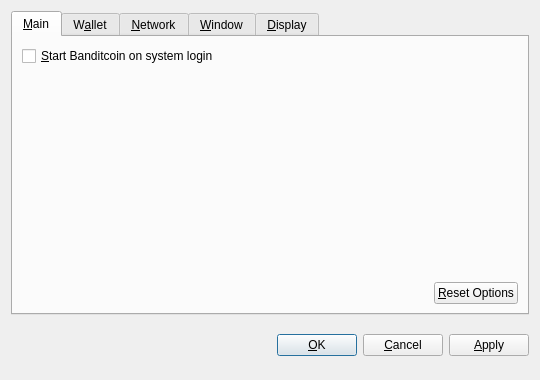
<?xml version="1.0" encoding="UTF-8"?>
<ui version="4.0">
 <class>OptionsDialog</class>
 <widget class="QDialog" name="OptionsDialog">
  <property name="geometry">
   <rect>
    <x>0</x>
    <y>0</y>
    <width>540</width>
    <height>380</height>
   </rect>
  </property>
  <property name="windowTitle">
   <string>Options</string>
  </property>
  <property name="modal">
   <bool>true</bool>
  </property>
  <layout class="QVBoxLayout" name="verticalLayout">
   <item>
    <widget class="QTabWidget" name="tabWidget">
     <property name="tabPosition">
      <enum>QTabWidget::North</enum>
     </property>
     <property name="currentIndex">
      <number>0</number>
     </property>
     <widget class="QWidget" name="tabMain">
      <attribute name="title">
       <string>&amp;Main</string>
      </attribute>
      <layout class="QVBoxLayout" name="verticalLayout_Main">
       <item>
        <widget class="QCheckBox" name="bitcoinAtStartup">
         <property name="toolTip">
          <string>Automatically start Banditcoin after logging in to the system.</string>
         </property>
         <property name="text">
          <string>&amp;Start Banditcoin on system login</string>
         </property>
        </widget>
       </item>
       <item>
        <spacer name="verticalSpacer_Main">
         <property name="orientation">
          <enum>Qt::Vertical</enum>
         </property>
         <property name="sizeHint" stdset="0">
          <size>
           <width>20</width>
           <height>40</height>
          </size>
         </property>
        </spacer>
       </item>
       <item>
        <layout class="QHBoxLayout" name="horizontalLayout_2_Main">
         <item>
          <spacer name="horizontalSpacer_2_Main">
           <property name="orientation">
            <enum>Qt::Horizontal</enum>
           </property>
           <property name="sizeHint" stdset="0">
            <size>
             <width>40</width>
             <height>20</height>
            </size>
           </property>
          </spacer>
         </item>
         <item>
          <widget class="QPushButton" name="resetButton">
           <property name="toolTip">
            <string>Reset all client options to default.</string>
           </property>
           <property name="text">
            <string>&amp;Reset Options</string>
           </property>
           <property name="autoDefault">
            <bool>false</bool>
           </property>
          </widget>
         </item>
        </layout>
       </item>
      </layout>
     </widget>
     <widget class="QWidget" name="tabWallet">
      <attribute name="title">
       <string>W&amp;allet</string>
      </attribute>
      <layout class="QVBoxLayout" name="verticalLayout_Network">
       <item>
        <widget class="QLabel" name="transactionFeeInfoLabel">
         <property name="text">
          <string>Optional transaction fee per kB that helps make sure your transactions are processed quickly. Most transactions are 1 kB.</string>
         </property>
         <property name="textFormat">
          <enum>Qt::PlainText</enum>
         </property>
         <property name="wordWrap">
          <bool>true</bool>
         </property>
        </widget>
       </item>
       <item>
        <layout class="QHBoxLayout" name="horizontalLayout_1_Main">
         <item>
          <widget class="QLabel" name="transactionFeeLabel">
           <property name="text">
            <string>Pay transaction &amp;fee</string>
           </property>
           <property name="textFormat">
            <enum>Qt::PlainText</enum>
           </property>
           <property name="buddy">
            <cstring>transactionFee</cstring>
           </property>
          </widget>
         </item>
         <item>
          <widget class="BitcoinAmountField" name="transactionFee"/>
         </item>
         <item>
          <spacer name="horizontalSpacer_1_Main">
           <property name="orientation">
            <enum>Qt::Horizontal</enum>
           </property>
           <property name="sizeHint" stdset="0">
            <size>
             <width>40</width>
             <height>20</height>
            </size>
           </property>
          </spacer>
         </item>
        </layout>
       </item>
       <item>
        <widget class="QLabel" name="label">
         <property name="text">
          <string>If you disable the spending of unconfirmed change, the change from a transaction cannot be used until that transaction has at least one confirmation. This also affects how your balance is computed.</string>
         </property>
         <property name="wordWrap">
          <bool>true</bool>
         </property>
        </widget>
       </item>
       <item>
        <widget class="QCheckBox" name="spendZeroConfChange">
         <property name="text">
          <string>Spend unconfirmed change  (experts only)</string>
         </property>
        </widget>
       </item>
       <item>
        <spacer name="verticalSpacer">
         <property name="orientation">
          <enum>Qt::Vertical</enum>
         </property>
         <property name="sizeHint" stdset="0">
          <size>
           <width>20</width>
           <height>40</height>
          </size>
         </property>
        </spacer>
       </item>
      </layout>
     </widget>
     <widget class="QWidget" name="tabNetwork">
      <attribute name="title">
       <string>&amp;Network</string>
      </attribute>
      <layout class="QVBoxLayout" name="verticalLayout_Network">
       <item>
        <widget class="QCheckBox" name="mapPortUpnp">
         <property name="toolTip">
          <string>Automatically open the Banditcoin client port on the router. This only works when your router supports UPnP and it is enabled.</string>
         </property>
         <property name="text">
          <string>Map port using &amp;UPnP</string>
         </property>
        </widget>
       </item>
       <item>
        <widget class="QCheckBox" name="connectSocks">
         <property name="toolTip">
          <string>Connect to the Banditcoin network through a SOCKS proxy (e.g. when connecting through Tor).</string>
         </property>
         <property name="text">
          <string>&amp;Connect through SOCKS proxy:</string>
         </property>
        </widget>
       </item>
       <item>
        <layout class="QHBoxLayout" name="horizontalLayout_Network">
         <item>
          <widget class="QLabel" name="proxyIpLabel">
           <property name="text">
            <string>Proxy &amp;IP:</string>
           </property>
           <property name="textFormat">
            <enum>Qt::PlainText</enum>
           </property>
           <property name="buddy">
            <cstring>proxyIp</cstring>
           </property>
          </widget>
         </item>
         <item>
          <widget class="QValidatedLineEdit" name="proxyIp">
           <property name="maximumSize">
            <size>
             <width>140</width>
             <height>16777215</height>
            </size>
           </property>
           <property name="toolTip">
            <string>IP address of the proxy (e.g. 127.0.0.1)</string>
           </property>
          </widget>
         </item>
         <item>
          <widget class="QLabel" name="proxyPortLabel">
           <property name="text">
            <string>&amp;Port:</string>
           </property>
           <property name="textFormat">
            <enum>Qt::PlainText</enum>
           </property>
           <property name="buddy">
            <cstring>proxyPort</cstring>
           </property>
          </widget>
         </item>
         <item>
          <widget class="QLineEdit" name="proxyPort">
           <property name="maximumSize">
            <size>
             <width>55</width>
             <height>16777215</height>
            </size>
           </property>
           <property name="toolTip">
            <string>Port of the proxy (e.g. 9050)</string>
           </property>
          </widget>
         </item>
         <item>
          <widget class="QLabel" name="socksVersionLabel">
           <property name="text">
            <string>SOCKS &amp;Version:</string>
           </property>
           <property name="textFormat">
            <enum>Qt::PlainText</enum>
           </property>
           <property name="buddy">
            <cstring>socksVersion</cstring>
           </property>
          </widget>
         </item>
         <item>
          <widget class="QValueComboBox" name="socksVersion">
           <property name="toolTip">
            <string>SOCKS version of the proxy (e.g. 5)</string>
           </property>
          </widget>
         </item>
         <item>
          <spacer name="horizontalSpacer_Network">
           <property name="orientation">
            <enum>Qt::Horizontal</enum>
           </property>
           <property name="sizeHint" stdset="0">
            <size>
             <width>40</width>
             <height>20</height>
            </size>
           </property>
          </spacer>
         </item>
        </layout>
       </item>
       <item>
        <spacer name="verticalSpacer_Network">
         <property name="orientation">
          <enum>Qt::Vertical</enum>
         </property>
         <property name="sizeHint" stdset="0">
          <size>
           <width>20</width>
           <height>40</height>
          </size>
         </property>
        </spacer>
       </item>
      </layout>
     </widget>
     <widget class="QWidget" name="tabWindow">
      <attribute name="title">
       <string>&amp;Window</string>
      </attribute>
      <layout class="QVBoxLayout" name="verticalLayout_Window">
       <item>
        <widget class="QCheckBox" name="minimizeToTray">
         <property name="toolTip">
          <string>Show only a tray icon after minimizing the window.</string>
         </property>
         <property name="text">
          <string>&amp;Minimize to the tray instead of the taskbar</string>
         </property>
        </widget>
       </item>
       <item>
        <widget class="QCheckBox" name="minimizeOnClose">
         <property name="toolTip">
          <string>Minimize instead of exit the application when the window is closed. When this option is enabled, the application will be closed only after selecting Quit in the menu.</string>
         </property>
         <property name="text">
          <string>M&amp;inimize on close</string>
         </property>
        </widget>
       </item>
       <item>
        <spacer name="verticalSpacer_Window">
         <property name="orientation">
          <enum>Qt::Vertical</enum>
         </property>
         <property name="sizeHint" stdset="0">
          <size>
           <width>20</width>
           <height>40</height>
          </size>
         </property>
        </spacer>
       </item>
      </layout>
     </widget>
     <widget class="QWidget" name="tabDisplay">
      <attribute name="title">
       <string>&amp;Display</string>
      </attribute>
      <layout class="QVBoxLayout" name="verticalLayout_Display">
       <item>
        <layout class="QHBoxLayout" name="horizontalLayout_1_Display">
         <item>
          <widget class="QLabel" name="langLabel">
           <property name="text">
            <string>User Interface &amp;language:</string>
           </property>
           <property name="textFormat">
            <enum>Qt::PlainText</enum>
           </property>
           <property name="buddy">
            <cstring>lang</cstring>
           </property>
          </widget>
         </item>
         <item>
          <widget class="QValueComboBox" name="lang">
           <property name="toolTip">
            <string>The user interface language can be set here. This setting will take effect after restarting Banditcoin.</string>
           </property>
          </widget>
         </item>
        </layout>
       </item>
       <item>
        <layout class="QHBoxLayout" name="horizontalLayout_2_Display">
         <item>
          <widget class="QLabel" name="unitLabel">
           <property name="text">
            <string>&amp;Unit to show amounts in:</string>
           </property>
           <property name="textFormat">
            <enum>Qt::PlainText</enum>
           </property>
           <property name="buddy">
            <cstring>unit</cstring>
           </property>
          </widget>
         </item>
         <item>
          <widget class="QValueComboBox" name="unit">
           <property name="toolTip">
            <string>Choose the default subdivision unit to show in the interface and when sending coins.</string>
           </property>
          </widget>
         </item>
        </layout>
       </item>
       <item>
        <widget class="QCheckBox" name="displayAddresses">
         <property name="toolTip">
          <string>Whether to show Banditcoin addresses in the transaction list or not.</string>
         </property>
         <property name="text">
          <string>&amp;Display addresses in transaction list</string>
         </property>
        </widget>
       </item>
       <item>
        <widget class="QCheckBox" name="coinControlFeatures">
         <property name="toolTip">
          <string>Whether to show coin control features or not.</string>
         </property>
         <property name="text">
          <string>Display coin &amp;control features (experts only!)</string>
         </property>
        </widget>
       </item>
       <item>
        <spacer name="verticalSpacer_Display">
         <property name="orientation">
          <enum>Qt::Vertical</enum>
         </property>
         <property name="sizeHint" stdset="0">
          <size>
           <width>20</width>
           <height>40</height>
          </size>
         </property>
        </spacer>
       </item>
      </layout>
     </widget>
    </widget>
   </item>
   <item>
    <layout class="QHBoxLayout" name="horizontalLayout_Buttons">
     <item>
      <spacer name="horizontalSpacer_1">
       <property name="orientation">
        <enum>Qt::Horizontal</enum>
       </property>
       <property name="sizeHint" stdset="0">
        <size>
         <width>40</width>
         <height>48</height>
        </size>
       </property>
      </spacer>
     </item>
     <item>
      <widget class="QLabel" name="statusLabel">
       <property name="font">
        <font>
         <weight>75</weight>
         <bold>true</bold>
        </font>
       </property>
       <property name="text">
        <string/>
       </property>
       <property name="textFormat">
        <enum>Qt::PlainText</enum>
       </property>
       <property name="wordWrap">
        <bool>true</bool>
       </property>
      </widget>
     </item>
     <item>
      <spacer name="horizontalSpacer_2">
       <property name="orientation">
        <enum>Qt::Horizontal</enum>
       </property>
       <property name="sizeHint" stdset="0">
        <size>
         <width>40</width>
         <height>48</height>
        </size>
       </property>
      </spacer>
     </item>
     <item>
      <widget class="QPushButton" name="okButton">
       <property name="text">
        <string>&amp;OK</string>
       </property>
      </widget>
     </item>
     <item>
      <widget class="QPushButton" name="cancelButton">
       <property name="text">
        <string>&amp;Cancel</string>
       </property>
       <property name="autoDefault">
        <bool>false</bool>
       </property>
      </widget>
     </item>
     <item>
      <widget class="QPushButton" name="applyButton">
       <property name="text">
        <string>&amp;Apply</string>
       </property>
       <property name="autoDefault">
        <bool>false</bool>
       </property>
      </widget>
     </item>
    </layout>
   </item>
  </layout>
 </widget>
 <customwidgets>
  <customwidget>
   <class>BitcoinAmountField</class>
   <extends>QSpinBox</extends>
   <header>bitcoinamountfield.h</header>
  </customwidget>
  <customwidget>
   <class>QValueComboBox</class>
   <extends>QComboBox</extends>
   <header>qvaluecombobox.h</header>
  </customwidget>
  <customwidget>
   <class>QValidatedLineEdit</class>
   <extends>QLineEdit</extends>
   <header>qvalidatedlineedit.h</header>
  </customwidget>
 </customwidgets>
 <resources/>
 <connections/>
</ui>
